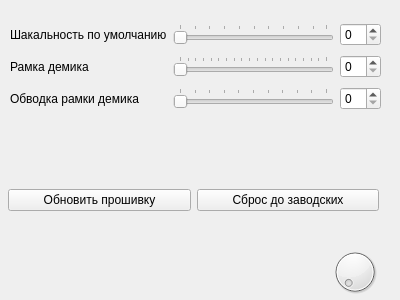
<?xml version="1.0" encoding="UTF-8"?>
<ui version="4.0">
 <class>Form</class>
 <widget class="QWidget" name="Form">
  <property name="geometry">
   <rect>
    <x>0</x>
    <y>0</y>
    <width>400</width>
    <height>300</height>
   </rect>
  </property>
  <property name="windowTitle">
   <string>Form</string>
  </property>
  <widget class="QWidget" name="gridLayoutWidget">
   <property name="geometry">
    <rect>
     <x>10</x>
     <y>20</y>
     <width>371</width>
     <height>95</height>
    </rect>
   </property>
   <layout class="QGridLayout" name="gridLayout">
    <item row="2" column="2">
     <widget class="QSpinBox" name="val_frame_width"/>
    </item>
    <item row="0" column="2">
     <widget class="QSpinBox" name="val_jackal">
      <property name="readOnly">
       <bool>false</bool>
      </property>
     </widget>
    </item>
    <item row="0" column="0">
     <widget class="QLabel" name="jackal">
      <property name="text">
       <string>Шакальность по умолчанию</string>
      </property>
     </widget>
    </item>
    <item row="1" column="2">
     <widget class="QSpinBox" name="val_frame"/>
    </item>
    <item row="2" column="0">
     <widget class="QLabel" name="frame_width">
      <property name="text">
       <string>Обводка рамки демика</string>
      </property>
     </widget>
    </item>
    <item row="1" column="0">
     <widget class="QLabel" name="frame">
      <property name="text">
       <string>Рамка демика</string>
      </property>
     </widget>
    </item>
    <item row="0" column="1">
     <widget class="QSlider" name="edit_jackal">
      <property name="minimum">
       <number>1</number>
      </property>
      <property name="maximum">
       <number>100</number>
      </property>
      <property name="pageStep">
       <number>10</number>
      </property>
      <property name="orientation">
       <enum>Qt::Horizontal</enum>
      </property>
      <property name="tickPosition">
       <enum>QSlider::TicksAbove</enum>
      </property>
     </widget>
    </item>
    <item row="1" column="1">
     <widget class="QSlider" name="edit_frame">
      <property name="minimum">
       <number>10</number>
      </property>
      <property name="maximum">
       <number>200</number>
      </property>
      <property name="orientation">
       <enum>Qt::Horizontal</enum>
      </property>
      <property name="tickPosition">
       <enum>QSlider::TicksAbove</enum>
      </property>
     </widget>
    </item>
    <item row="2" column="1">
     <widget class="QSlider" name="edit_frame_width">
      <property name="minimum">
       <number>1</number>
      </property>
      <property name="maximum">
       <number>11</number>
      </property>
      <property name="pageStep">
       <number>1</number>
      </property>
      <property name="orientation">
       <enum>Qt::Horizontal</enum>
      </property>
      <property name="tickPosition">
       <enum>QSlider::TicksAbove</enum>
      </property>
     </widget>
    </item>
   </layout>
  </widget>
  <widget class="QDial" name="dial">
   <property name="geometry">
    <rect>
     <x>330</x>
     <y>240</y>
     <width>50</width>
     <height>64</height>
    </rect>
   </property>
  </widget>
  <widget class="QWidget" name="horizontalLayoutWidget">
   <property name="geometry">
    <rect>
     <x>8</x>
     <y>160</y>
     <width>371</width>
     <height>80</height>
    </rect>
   </property>
   <layout class="QHBoxLayout" name="horizontalLayout">
    <item>
     <widget class="QPushButton" name="_update">
      <property name="text">
       <string>Обновить прошивку</string>
      </property>
     </widget>
    </item>
    <item>
     <widget class="QPushButton" name="_reset">
      <property name="text">
       <string>Сброс до заводских</string>
      </property>
     </widget>
    </item>
   </layout>
  </widget>
 </widget>
 <resources/>
 <connections/>
</ui>
